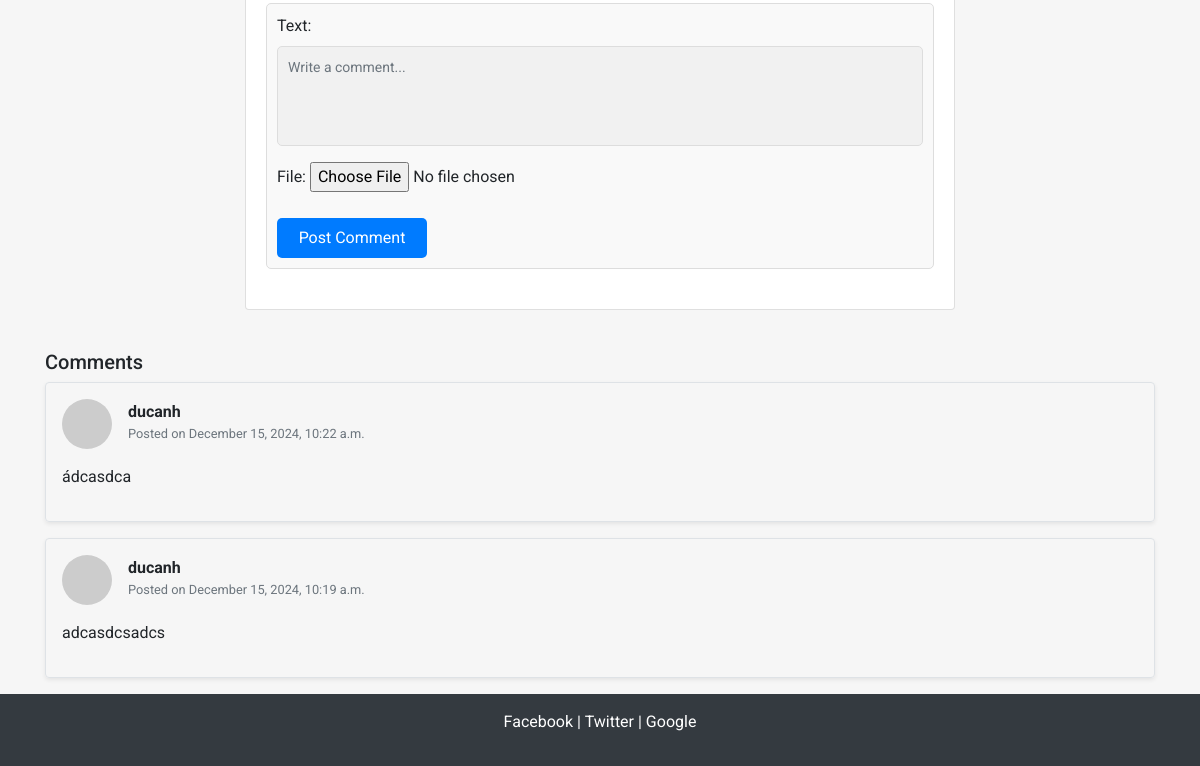
The page /blog/post/3/ (lower part) on the database as committed earlier.
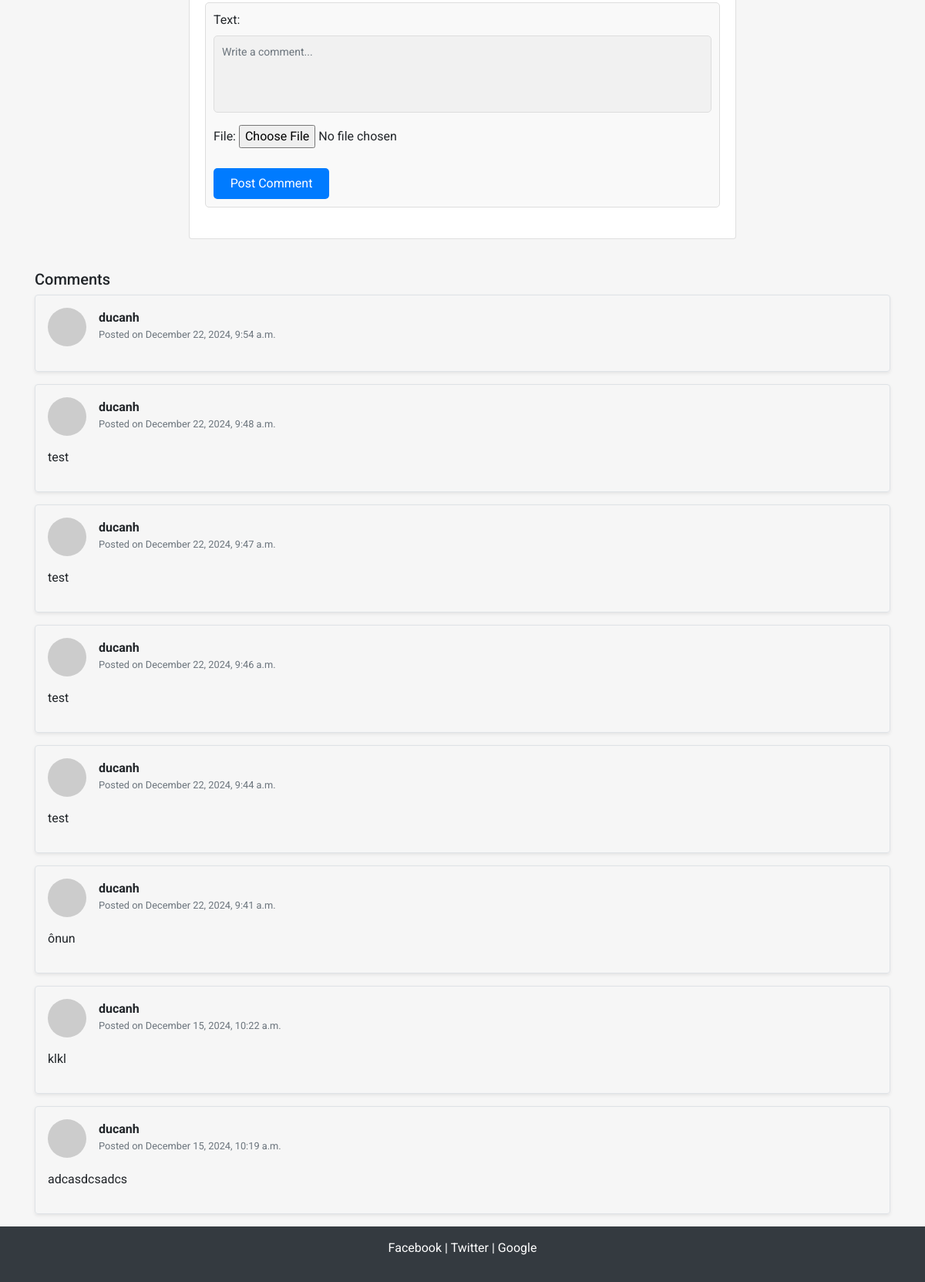
The same page on the database as committed later.
### comment/models.py (models this page shows, shortened)
class Comment(models.Model):
    author = models.ForeignKey(
        'users.CustomUser',
        on_delete=models.CASCADE,
    )
    name = models.CharField(max_length=100, blank=True, null=True)
    email = models.EmailField(max_length=255, blank=True, null=True)
    text = models.TextField()
    created_at = models.DateTimeField(auto_now_add=True)
    post = models.ForeignKey(
        'blog.Post',
        on_delete=models.CASCADE,
    )
    file = models.FileField(upload_to='attachments/', null=True, blank=True)

### users/models.py (models this page shows)
class CustomUser(AbstractUser):
    sex_choice = models.CharField(max_length=10, choices=[('M', 'Male'), ('F', 'Female')])
    age = models.PositiveIntegerField(null=True, blank=True)
    address = models.TextField(null=True, blank=True)

### blog/views.py (the view)
# urls.py: path('<int:id>/', views.post, name='post'),
def post(request, id):
    try:
        post = Post.objects.get(id=id)
        comments = Comment.objects.filter(post=post).order_by('-created_at')
        if request.method == 'POST':
            form = CommentForm(request.POST, request.FILES)  # Add request.FILES here
            if form.is_valid():
                new_comment = form.save(commit=False)
                new_comment.post = post
                new_comment.author = request.user
                new_comment.save()
        else:
            form = CommentForm()
    except Post.DoesNotExist:
        raise Http404("Bài viết không tồn tại")
    return render(request, 'post.html', {
            'post': post,
            'comments': comments,
            'form': form,
        }
    )

### comment/forms.py
class CommentForm(forms.ModelForm):
    class Meta:
        model = Comment
        fields = ['text', 'file']
    text = forms.CharField(
        widget=forms.Textarea(attrs={
            'class': 'form-control',
            'placeholder': 'Write a comment...',
            'rows': 3,
        }),
        required=False
    )
    file = forms.FileField(
        required=False,
        validators=[validate_file_type],
        widget=forms.ClearableFileInput()
    )

### home/templates/post.html (shortened to what this page needs)
{% extends "pages/base.html" %}
{% block content %}
<div class="container">
  <div class="row">
    <div class="col-md-8 offset-md-2">
      <div class="card mb-3">
        <div class="card-body">
          <div class="comment-box">
            <form method="POST" action="{% url 'post_detail' post.id %}" enctype="multipart/form-data">
              {{ form.as_p }}
              <button type="submit">Post Comment</button>
            </form>
          </div>
        </div>
      </div>
    </div>
  </div>
</div>
          <div class="card-text">
            <h5 class="mt-4">Comments</h5>
            {% if comments %}
                <div class="comments-list">
                    {% for comment in comments %}
                    <div class="comment-item p-3 mb-3 rounded border shadow-sm">
                      <div class="d-flex align-items-center">
                          <div class="comment-avatar mr-3">
                              <img src="https://via.placeholder.com/50" alt="Avatar" class="rounded-circle">
                          </div>
                          <div>
                              <h6 class="mb-0">
                                  <strong>{{ comment.author.username|default:"Anonymous" }}</strong>
                              </h6>
                              <small class="text-muted">Posted on {{ comment.created_at|date:"F j, Y, g:i a" }}</small>
                          </div>
                      </div>
                      <div class="comment-text mt-3">
                          <p id="display-comment-text-{{ comment.id }}">{{ comment.text }}</p>
                      </div>
                  </div>
                    {% endfor %}
                </div>
            {% else %}
                <div class="alert alert-info mt-4" role="alert">
                    No comments yet. Be the first to comment!
                </div>
            {% endif %}
        </div>
      </div>
{% endblock %}

Rows that differ between the two databases and show on the page:
added Comment: author.username "ducanh", created_at "December 22, 2024, 9:54 a.m."
added Comment: author.username "ducanh", created_at "December 22, 2024, 9:48 a.m.", text "test"
added Comment: author.username "ducanh", created_at "December 22, 2024, 9:47 a.m.", text "test"
added Comment: author.username "ducanh", created_at "December 22, 2024, 9:46 a.m.", text "test"
added Comment: author.username "ducanh", created_at "December 22, 2024, 9:44 a.m.", text "test"
added Comment: author.username "ducanh", created_at "December 22, 2024, 9:41 a.m.", text "ônun"
changed Comment: text "ádcasdca" → "klkl"
